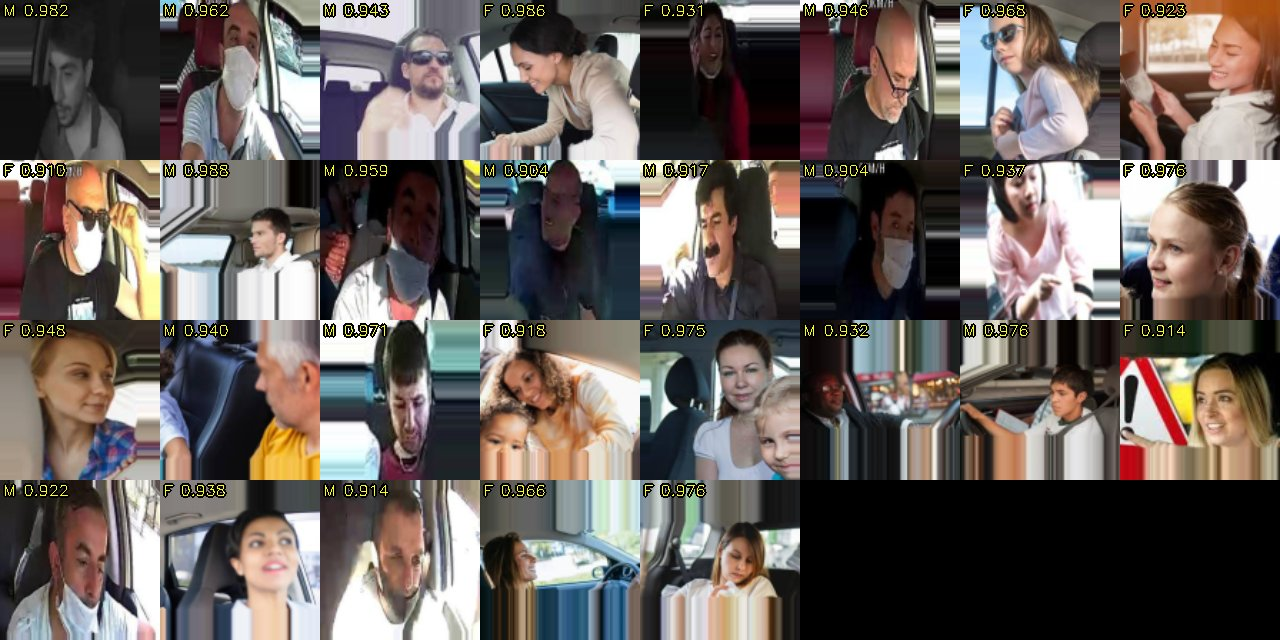
#> input picture passenger_data/agent_reports/05_autoaccept_spotcheck.jpg, 1280 x 640 px
$ python draw_seat_zones.py --source ../passenger_data/agent_reports/05_autoaccept_spotcheck.jpg
#> lines starting #> are read from the running program, lines starting #| are printed output that depends on the picture; after the words box and inside, x2 and y2 are one past the last pixel; in counts of white or black regions, pixels touching at a corner belong together
### passenger/zone_editor.py
"""State machine behind ``scripts/draw_seat_zones.py``: build seat polygons by clicking their corners.

Seats are numbered the way the dashboard map expects: ``R<row><L|R><n>``, row 1 nearest the camera,
``L`` / ``R`` the image side of the aisle, ``n`` counted left to right. The editor keeps no window or
image, so it can be tested without a display. Coordinates are stored normalised (0-1).
"""
from __future__ import annotations

from pathlib import Path
from typing import Dict, List, Tuple

import yaml


class ZoneEditor:
    def __init__(self, width: int, height: int) -> None:
        if width <= 0 or height <= 0:
            raise ValueError("image size must be positive")
        self.w, self.h = width, height
        self.row, self.side = 1, "L"
        self.seats: Dict[str, List[Tuple[float, float]]] = {}
        self.points: List[Tuple[float, float]] = []

    @property
    def next_id(self) -> str:
        n = 1 + sum(1 for s in self.seats if s.startswith(f"R{self.row}{self.side}") and s[len(f"R{self.row}{self.side}"):].isdigit())
        return f"R{self.row}{self.side}{n}"

    def click(self, x: float, y: float) -> None:
        self.points.append((min(max(x / self.w, 0.0), 1.0), min(max(y / self.h, 0.0), 1.0)))

    # [20 lines left out: functions commit, undo, set_side, not called in this run]

    def next_row(self) -> None:
        self.row += 1
        self.side = "L"

    def to_yaml(self) -> str:
        data = {"seats": {sid: [[round(x, 4), round(y, 4)] for x, y in pts] for sid, pts in self.seats.items()}}
        return yaml.safe_dump(data, sort_keys=False)

    # [4 lines left out: function save, not called in this run]

### scripts/draw_seat_zones.py
#!/usr/bin/env python3
"""Draw the seats of your cabin camera once, by clicking their corners.

    python scripts/draw_seat_zones.py --source data/cabin.mp4 --frame 50     # a frame of a video
    python scripts/draw_seat_zones.py --source 1                              # a live camera (index)
    python scripts/draw_seat_zones.py --source cabin.jpg                      # a still

Click the corners of one seat (4 is normal: the seat back and cushion as the camera sees them), press ENTER to keep it.
Seats are numbered R<row>L<n> / R<row>R<n>, row 1 nearest the camera, left to right.

    ENTER finish seat    U undo corner / seat    L / R side of the aisle    N next row    S save    Q quit

Then set in config.yaml:   passenger.seats.polygons_file: seat_zones.yaml
The camera must stay fixed: zones drawn on a moving camera are wrong the moment it moves.
"""
from __future__ import annotations

import argparse
import sys
from pathlib import Path

import cv2
import numpy as np

sys.path.insert(0, str(Path(__file__).resolve().parents[1]))
from passenger.zone_editor import ZoneEditor  # noqa: E402


def grab(source: str, frame_no: int) -> np.ndarray:
#> called with frame_no = 0
    p = Path(source)
    if p.suffix.lower() in (".jpg", ".jpeg", ".png", ".bmp"):
        img = cv2.imread(str(p))
#> img is the input picture: shape (640, 1280, 3); mean B, G, R 91.9, 95.7, 103.6
        if img is None:
            raise SystemExit(f"cannot read image {p}")
        return img
    cap = cv2.VideoCapture(int(source) if source.isdigit() else str(p))
    if not cap.isOpened():
        raise SystemExit(f"cannot open {source}")
    if not source.isdigit():
        cap.set(cv2.CAP_PROP_POS_FRAMES, frame_no)
    ok, img = cap.read()
    cap.release()
    if not ok:
        raise SystemExit(f"cannot read a frame from {source}")
    return img


def render(base: np.ndarray, ed: ZoneEditor) -> np.ndarray:
    img = base.copy()
    for sid, pts in ed.seats.items():
        px = (np.array(pts) * [ed.w, ed.h]).astype(np.int32)
        cv2.polylines(img, [px], True, (0, 220, 0), 2)
        cx, cy = px.mean(axis=0).astype(int)
        cv2.putText(img, sid, (cx - 18, cy), cv2.FONT_HERSHEY_SIMPLEX, 0.5, (0, 255, 255), 1)
    pts = [(int(x * ed.w), int(y * ed.h)) for x, y in ed.points]
#> pts = []
    for a, b in zip(pts, pts[1:]):
        cv2.line(img, a, b, (0, 140, 255), 2)
#> this loop made 0 passes
    for pt in pts:
        cv2.circle(img, pt, 4, (0, 140, 255), -1)
    cv2.putText(img, f"next: {ed.next_id}   ENTER=keep U=undo L/R=side N=row S=save Q=quit", (10, 22),
                cv2.FONT_HERSHEY_SIMPLEX, 0.6, (255, 255, 255), 2)
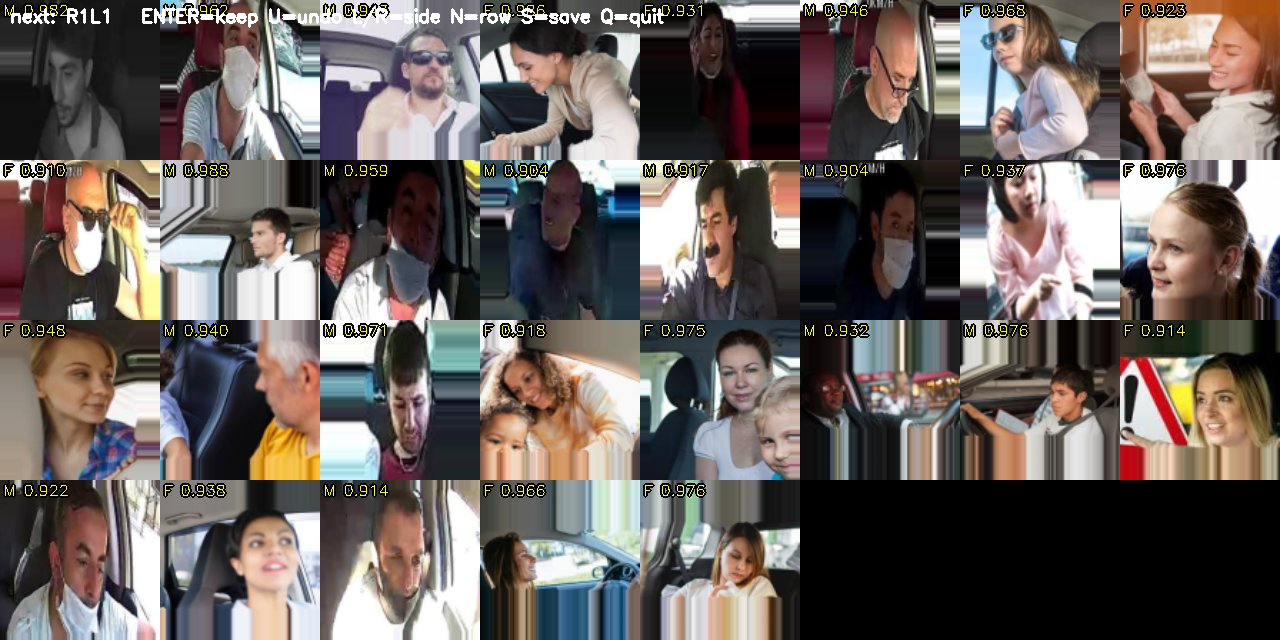
#> img: shape (640, 1280, 3); 0.49% of pixels changed, all inside (x1, y1, x2, y2) = (11, 6, 664, 28)
    return img


def main(argv=None) -> None:
    ap = argparse.ArgumentParser(description="Draw seat zones for the passenger monitor")
    ap.add_argument("--source", required=True, help="video file, image, or camera index")
    ap.add_argument("--frame", type=int, default=0, help="video frame to draw on")
    ap.add_argument("--out", default="seat_zones.yaml")
    a = ap.parse_args(argv)

    base = grab(a.source, a.frame)
    ed = ZoneEditor(base.shape[1], base.shape[0])
    win = "seat zones"
    cv2.namedWindow(win)
    cv2.setMouseCallback(win, lambda ev, x, y, *_: ed.click(x, y) if ev == cv2.EVENT_LBUTTONDOWN else None)
    while True:
        cv2.imshow(win, render(base, ed))
        k = cv2.waitKey(30) & 0xFF
#> (key q is pressed here)
        if k in (13, 10):
            ed.commit()
        elif k in (ord("u"), 8):
            ed.undo()
        elif k == ord("l"):
            ed.set_side("L")
        elif k == ord("r"):
            ed.set_side("R")
        elif k == ord("n"):
            ed.next_row()
        elif k == ord("s"):
            ed.save(a.out)
            print(f"saved {len(ed.seats)} seats to {a.out}")
        elif k in (ord("q"), 27):
            break
    cv2.destroyAllWindows()


if __name__ == "__main__":
    main()
